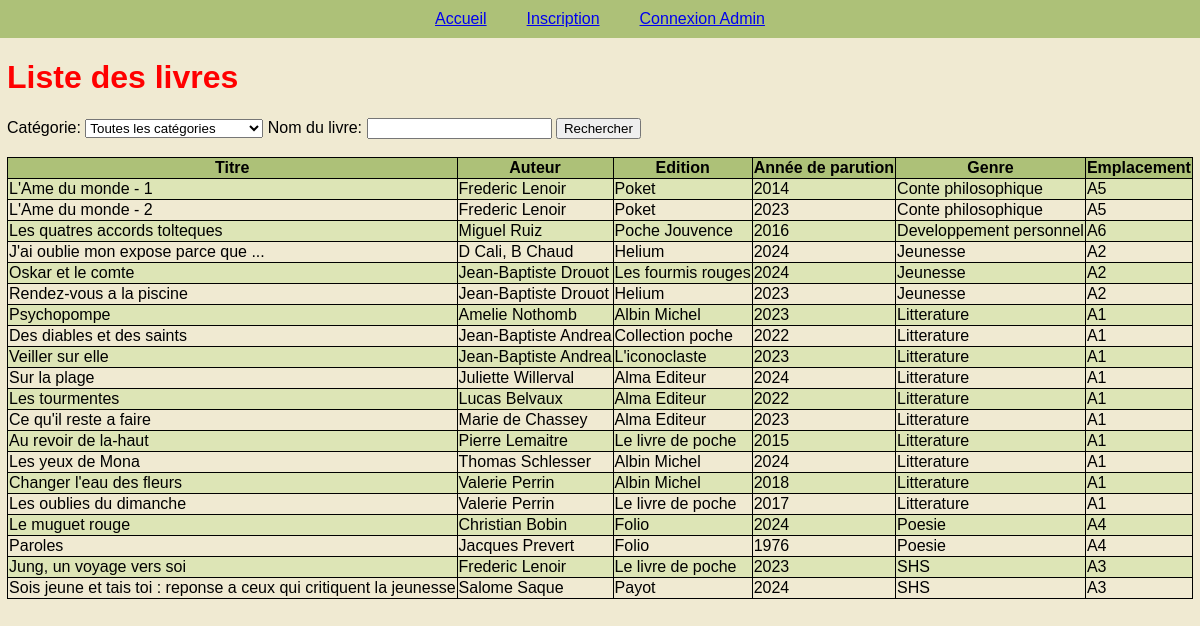
The page / on the database its author committed.
### tables this page shows
CREATE TABLE Book(
    id INT NOT NULL AUTO_INCREMENT,
    title VARCHAR(128) NOT NULL,
    author VARCHAR(128) NOT NULL,
    edition VARCHAR(64) NOT NULL,
    publication_year INT NOT NULL,
    genre INT NOT NULL,
    location VARCHAR(64) NOT NULL,
    borrowed_by INT,
    PRIMARY KEY(id),
    FOREIGN KEY(genre) REFERENCES Category(id),
    FOREIGN KEY(borrowed_by) REFERENCES Customer(id)
);

CREATE TABLE Category(
    id INT NOT NULL AUTO_INCREMENT,
    name VARCHAR(64) NOT NULL,
    PRIMARY KEY(id),
    UNIQUE(name)
);

### controller/home.php (called while the page is built, shortened)
<?php
class HomeController extends Controller {
    public function render() {
        if ($_SERVER['REQUEST_METHOD'] == 'POST') {
            $title = isset($_POST['book_name']) ? trim($_POST['book_name']) : '';
            $selectedCategory = isset($_POST['categorie-select']) ? $_POST['categorie-select'] : '';
            if (!empty($title)) {
                $books = $this->model->searchBookByName($title);
            }
            if (empty($books) && !empty($idCategory)) {
                $books = $this->model->getBooksByCategory($idCategory);
            }
            if (empty($books)) {
            } elseif (!empty($selectedCategory)) {
                $books = $this->model->getBooksByCategory($selectedCategory);
            } else {
                $books = $this->model->getAllBooks();
            }
        } else {
            $books = $this->model->getAllBooks();
        }
        require_once 'view/home.php';
    }
}

### controller/controller.php (called while the page is built, shortened)
<?php
class Controller {
    public function __construct() {
        $this->model = new Model();
    }
}

### model/model.php (called while the page is built, shortened)
<?php
class Model {
	private static $db;
	public function __construct() {
		try {
			self::$db = new PDO('mysql:host='.SERVER.';dbname='.BASE.';charset=utf8', USER, PASSWD);
		} catch (Exception $e) {
			die('Erreur : ' . $e->getMessage());
		}
	}
	public function executeRequest(string $requete, array $params = []) {
		try {
			$stmt = self::$db->prepare($requete);
			$stmt->execute($params);
			return $stmt->fetchAll(PDO::FETCH_ASSOC);
		} catch (Exception $e) {
			die('Erreur : ' . $e->getMessage());
		}
	}
	public function getAllBooks() {
		$requete = "
			SELECT B.title, B.author, B.edition, B.publication_year, C.name AS genre, B.location
			FROM BOOK AS B JOIN CATEGORY AS C ON B.genre = C.id
			ORDER BY genre, author, title;
		";
		return $this->executeRequest($requete);
	}
}

### view/home.php (the view, shortened to what this page needs)
<main id="home">
	<h1>Liste des livres</h1>
    <form action="index.php?action=home" method="post">
        <label for="categorie-select">Catégorie:</label>
        <select name="categorie-select" id="categorie-select">
			<option value="">Toutes les catégories</option>
		</select>
        <label for="book_name">Nom du livre:</label>
        <input type="text" id="book_name" name="book_name">
        <button type="submit">Rechercher</button>
    </form>
	<br>
	<table>
		<thead>
			<tr>
				<th>Titre</th>
				<th>Auteur</th>
				<th>Edition</th>
				<th>Année de parution</th>
				<th>Genre</th>
				<th>Emplacement</th>
			</tr>
		</thead>
		<tbody>
			<?php foreach ($books as $book) : ?>
				<tr>
					<td><?= $book['title'] ?></td>
					<td><?= $book['author'] ?></td>
					<td><?= $book['edition'] ?></td>
					<td><?= $book['publication_year'] ?></td>
					<td><?= $book['genre'] ?></td>
					<td><?= $book['location'] ?></td>
				</tr>
			<?php endforeach; ?>
		</tbody>
	</table>
</main>
<?php
$content = ob_get_clean();
require_once 'view/layout/layout.php'; ?>

### index.php (shortened to what this page needs)
<?php
require_once 'model/model.php';
require_once 'controller/controller.php';
require_once 'controller/home.php';
if(isset($_GET['action'])) {
	switch($_GET['action']) {
		case 'home':
			$controller = new HomeController();
			$controller->render();
			break;
		case 'register':
			$controller = new RegisterController();
			$controller->render();
			break;
		case 'borrowing':
			if (!isset($_SESSION['admin'])) {
				header('Location: index.php?action=adminlogin');
				exit();
			}
			$controller = new BorrowingController();
			$controller->render();
			break;
		case 'adminlogin':
			$controller = new AdminLoginController();
			$controller->render();
			break;
		case 'adminlogout':
			if (!isset($_SESSION['admin'])) {
				header('Location: ./');
				exit();
			}
			$controller = new AdminLogoutController();
			$controller->logout();
			break;
		default:
			header('Location: ./');
			break;
	}
}
else {
	$controller = new HomeController();
	$controller->render();
}

### view/layout/layout.php (shortened to what this page needs)
<!DOCTYPE html>
<html lang="fr">
<head>
	<link rel="stylesheet" href="css/layout.css">
	<link rel="stylesheet" href="css/home.css">
</head>
<body>
	<header>
		<nav>
			<ul>
				<li><a href="./">Accueil</a></li>
				<li><a href="index.php?action=register">Inscription</a></li>
				<?php if (!isset($_SESSION['admin'])): ?>
					<li><a href="index.php?action=adminlogin">Connexion Admin</a></li>
				<?php else: ?>
					<li><a href="index.php?action=borrowing">Emprunt</a></li>
					<li><a href="index.php?action=adminlogout">Deconnexion</a></li>
				<?php endif; ?>
			</ul>
		</nav>
	</header>
	<?= $content; ?>
</body>
</html>

### css/layout.css (style rules this page uses)
html { font-family: Arial, Helvetica, sans-serif; }
body { background-color: #f0ead2; margin: 0; }
header { background-color: #ADC178; position: sticky; top: 0; left: 0; right: 0; padding: 10px 0; z-index: 1; }
header ul { display: flex; justify-content: center; align-items: center; list-style: none; margin: 0; padding: 0; }
header li { margin: 0 20px; }
main { margin: 0 auto; position: sticky; width: fit-content; }
table { border-collapse: collapse; }
table tr:nth-child(odd) { background-color: #DDE5B6; }
table th { background-color: #ADC178; }
table td, table th { border: 1px solid black; }

### css/home.css (style rules this page uses)
#home h1 { color: red; }

### rows shown on the page
book: title "L'Ame du monde - 1", author "Frederic Lenoir", edition "Poket", publication_year "2014", genre.name "Conte philosophique", location "A5"
book: title "L'Ame du monde - 2", author "Frederic Lenoir", edition "Poket", publication_year "2023", genre.name "Conte philosophique", location "A5"
book: title "Les quatres accords tolteques", author "Miguel Ruiz", edition "Poche Jouvence", publication_year "2016", genre.name "Developpement personnel", location "A6"
book: title "J'ai oublie mon expose parce que ...", author "D Cali, B Chaud", edition "Helium", publication_year "2024", genre.name "Jeunesse", location "A2"
book: title "Oskar et le comte", author "Jean-Baptiste Drouot", edition "Les fourmis rouges", publication_year "2024", genre.name "Jeunesse", location "A2"
book: title "Rendez-vous a la piscine", author "Jean-Baptiste Drouot", edition "Helium", publication_year "2023", genre.name "Jeunesse", location "A2"
book: title "Psychopompe", author "Amelie Nothomb", edition "Albin Michel", publication_year "2023", genre.name "Litterature", location "A1"
book: title "Des diables et des saints", author "Jean-Baptiste Andrea", edition "Collection poche", publication_year "2022", genre.name "Litterature", location "A1"
book: title "Veiller sur elle", author "Jean-Baptiste Andrea", edition "L'iconoclaste", publication_year "2023", genre.name "Litterature", location "A1"
book: title "Sur la plage", author "Juliette Willerval", edition "Alma Editeur", publication_year "2024", genre.name "Litterature", location "A1"
book: title "Les tourmentes", author "Lucas Belvaux", edition "Alma Editeur", publication_year "2022", genre.name "Litterature", location "A1"
book: title "Ce qu'il reste a faire", author "Marie de Chassey", edition "Alma Editeur", publication_year "2023", genre.name "Litterature", location "A1"
book: title "Au revoir de la-haut", author "Pierre Lemaitre", edition "Le livre de poche", publication_year "2015", genre.name "Litterature", location "A1"
book: title "Les yeux de Mona", author "Thomas Schlesser", edition "Albin Michel", publication_year "2024", genre.name "Litterature", location "A1"
book: title "Changer l'eau des fleurs", author "Valerie Perrin", edition "Albin Michel", publication_year "2018", genre.name "Litterature", location "A1"
book: title "Les oublies du dimanche", author "Valerie Perrin", edition "Le livre de poche", publication_year "2017", genre.name "Litterature", location "A1"
book: title "Le muguet rouge", author "Christian Bobin", edition "Folio", publication_year "2024", genre.name "Poesie", location "A4"
book: title "Paroles", author "Jacques Prevert", edition "Folio", publication_year "1976", genre.name "Poesie", location "A4"
book: title "Jung, un voyage vers soi", author "Frederic Lenoir", edition "Le livre de poche", publication_year "2023", genre.name "SHS", location "A3"
book: title "Sois jeune et tais toi : reponse a ceux qui critiquent la jeunesse", author "Salome Saque", edition "Payot", publication_year "2024", genre.name "SHS", location "A3"
